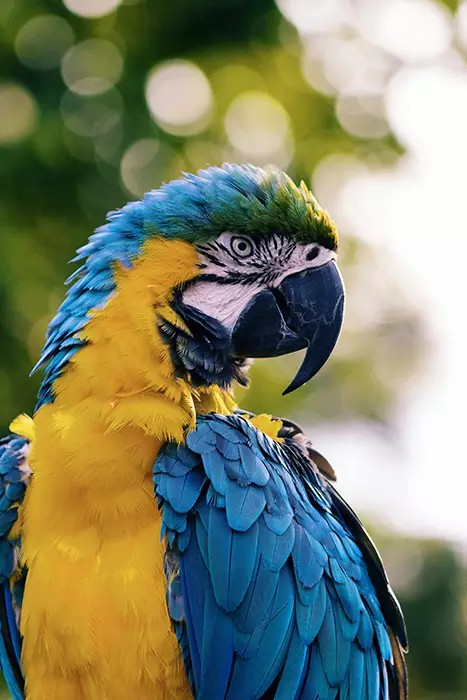
#> input picture colorimg2.jpg, 467 x 700 px
$ python color_identification.py
#> lines starting #> are read from the running program, lines starting #| are printed output that depends on the picture
import cv2
import pandas as pd
img_path = 'colorimg2.jpg'
csv_path = 'colors.csv'
index = ['color', 'color_name', 'hex', 'R', 'G', 'B']
df = pd.read_csv(csv_path, names=index, header=None)
#> (reads colors.csv from the repository)
# reading image
img = cv2.imread(img_path)
#> img is the input picture: shape (700, 467, 3); mean B, G, R 105.9, 132.1, 127.4
img = cv2.resize(img, (800,600))
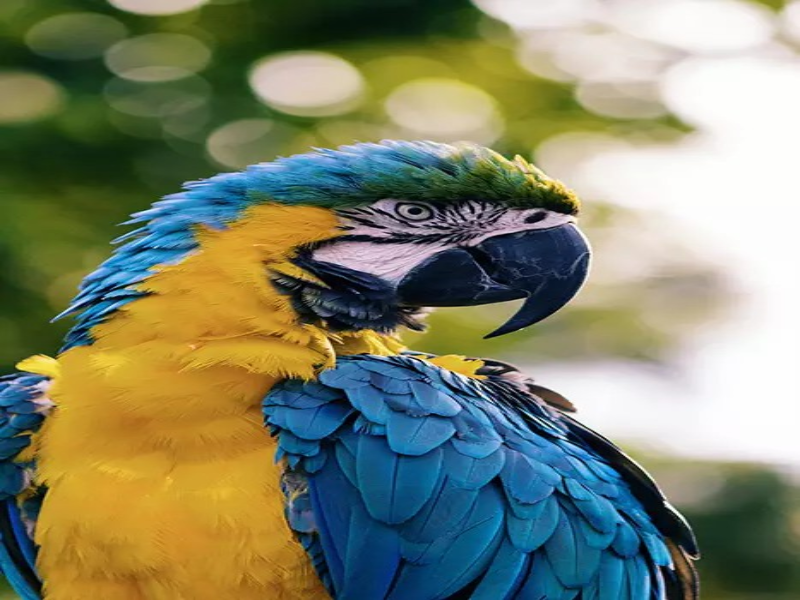
#> img: shape (600, 800, 3); mean B, G, R 105.8, 132, 127.3
clicked = False
r = g = b = xpos = ypos = 0
def get_color_name(R,G,B):
	minimum = 1000
	for i in range(len(df)):
		d = abs(R - int(df.loc[i,'R'])) + abs(G - int(df.loc[i,'G'])) + abs(B - int(df.loc[i,'B']))
		if d <= minimum:
			minimum = d
			cname = df.loc[i, 'color_name']

	return cname
#function to get x,y coordinates of mouse double click
def draw_function(event, x, y, flags, params):
	if event == cv2.EVENT_LBUTTONDBLCLK:
		global b, g, r, xpos, ypos, clicked
		clicked = True
		xpos = x
		ypos = y
		b,g,r = img[y,x]
		b = int(b)
		g = int(g)
		r = int(r)
cv2.namedWindow('image')
cv2.setMouseCallback('image', draw_function)

while True:
	cv2.imshow('image', img)
	if clicked:
		#cv2.rectangle(image, startpoint, endpoint, color, thickness)-1 fills entire rectangle
		cv2.rectangle(img, (20,20), (600,60), (b,g,r), -1)

		text = get_color_name(r,g,b) + ' R=' + str(r) + ' G=' + str(g) + ' B=' + str(b)

		cv2.putText(img, text, (50,50), 2,0.8, (255,255,255),2,cv2.LINE_AA)

		if r+g+b >=600:
			cv2.putText(img, text, (50,50), 2,0.8, (0,0,0),2,cv2.LINE_AA)

	if cv2.waitKey(20) & 0xFF == 27:
#> (key Esc is pressed here)
		break
cv2.destroyAllWindows()
